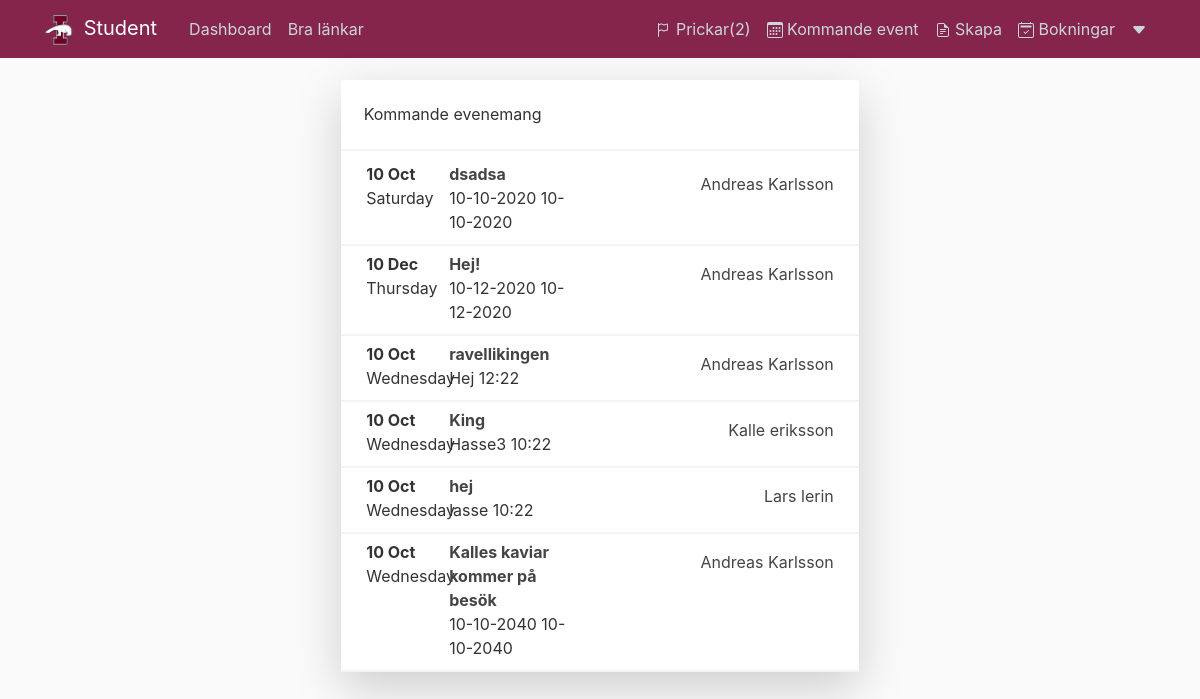
The page /upcomingevents (signed in) on the database its author committed.
### application/models.py (models this page shows, shortened)
class User_info(db.Model):
    id = db.Column(db.Integer,primary_key=True)
    user_id = db.Column(db.Integer, db.ForeignKey('user.id'))
    user_type = db.Column(db.String(), unique=False, default="student")
    food_preference = db.Column(db.String(), unique=False, default=None)
    gender = db.Column(db.String(), unique=False, default=None)
    warnings = db.Column(db.Integer(), unique=False, default=0)
    semester = db.Column(db.Integer(), unique=False, nullable=False)

class Post(db.Model):
    id = db.Column(db.Integer, primary_key=True)
    title = db.Column(db.String(), nullable=True, default=None)
    date_posted = db.Column(db.DateTime, nullable=False, default=datetime.utcnow)
    content = db.Column(db.Text,nullable=False)
    image_file = db.Column(db.String(), unique=False, default=None)
    youtube = db.Column(db.String(), nullable=True, default=None)
    user_id = db.Column(db.Integer, db.ForeignKey('user.id'), nullable=False)
    event_id = db.Column(db.Integer, db.ForeignKey('event.id'), nullable=True)
    replies = db.relationship('Reply', backref='post', lazy=True)
    likes = db.relationship('Like', backref='post', lazy=True)
    get_event = db.relationship('Event', backref='post', lazy=True)

class Event(db.Model):
    id = db.Column(db.Integer(), primary_key=True)
    event_name = db.Column(db.String())
    location = db.Column(db.String(), nullable=True, unique=False)
    event_date = db.Column(db.DateTime(), nullable=True, default=datetime.utcnow)
    event_time = db.Column(db.String(), nullable=True)
    last_registration = db.Column(db.DateTime, nullable=False, default=datetime.utcnow)
    max_participants = db.Column(db.Integer,unique=False, default=0)
    posts = db.relationship('Post', backref='event', lazy=True)
    attending = db.relationship('AttendingEvent', backref='event', lazy=True)

class User(UserMixin, db.Model):
    id = db.Column(db.Integer(), primary_key=True)
    username = db.Column(db.String(30), unique=False, nullable=False)
    email = db.Column(db.String(), unique=True, nullable=False)
    password = db.Column(db.String(), unique=False, nullable=False)
    image_file = db.Column(db.String(), default='default.jpg')
    user_info = db.relationship('User_info', backref='info')
    posts = db.relationship('Post', backref='author', lazy=True)
    attenindingevent = db.relationship('AttendingEvent', backref='user', lazy=True)
    replies = db.relationship('Reply', backref='user', lazy='dynamic')

### application/posts/routes.py (the view)
@posts.route('/upcomingevents', methods=['GET','POST'])
@login_required
def upcoming_events():
    page = request.args.get('page',1, type=int)
    event_id = Post.query.join(Event).filter(Post.event_id==Event.id, Event.event_date > datetime.now() - timedelta(days=1)).order_by(Event.event_date).paginate(page=page, per_page=8)
    user_info = User_info.query.filter_by(id=current_user.id).first()
    get_warnings = AttendingEvent.query.filter(AttendingEvent.warning=='warning').filter(AttendingEvent.user_id==current_user.id).all()
    user_warning = []
    for warning in get_warnings:
        event = Post.query.filter(Post.event_id==warning.event_id).first()
        user_warning.append(event)
    return render_template('upcoming_events.html', event_id=event_id, user_info=user_info, user_warning=user_warning)

### application/models.py (called while the page is built)
@login_manager.user_loader
def load_user(user_id):
    return User.query.get(int(user_id))

### application/templates/upcoming_events.html (shortened to what this page needs)
{% extends "layout.html" %}
{% block content %}
<link rel="stylesheet" type="text/css" href="{{url_for('static', filename='test.css')}}">
<section class="hero ">
    <div class="container ">
        <div class="row justify-content-center">
            <div class="col-lg-9">
                <div class="cardbox shadow-lg bg-white">
                    <div class="cardbox-heading">
                        <div class="media m-0">
                            <div class="media-body">
                                <p class="m-0">Kommande evenemang</p>
                            </div>
                        </div>
                    </div>
                    <div class="cardbox-item" style="margin-top:5px;">
                        {% for event_id in event_id.items %}
                        <div class="row booking-field" style="padding: 10px; margin-top:-4px;">
                          <div class="col-2"><b>{{ event_id.event.event_date.strftime( '%d %b') }}</b> <br>{{ event_id.event.event_date.strftime( '%A') }}
                          </div>
                          <div class="col-4"><b> <a class="article-title" href="{{ url_for('posts.post', post_id=event_id.id )}}"> {{ event_id.event.event_name  }}</a></b> <br>{{ event_id.event.location }} {{ event_id.event.event_time }}
                          </div>
                          <div class="col-6 text-right" style="margin-top: 10px;">
                            <a class="article-title" href="{{ url_for('posts.user_posts', id=event_id.author.id) }}">{{ event_id.author.username }}</a>
                          </div>
                      </div>
                       {% endfor %}
                    </div>
                  </div>
                </div>
              </div>
            </div>
          </div>
        </div>
{% endblock content %}

### application/templates/layout.html (shortened to what this page needs)
<!DOCTYPE html>
<html lang="sv">
<head>
     <link rel="stylesheet" href="https://stackpath.bootstrapcdn.com/bootstrap/4.3.1/css/bootstrap.min.css">
    <link rel="stylesheet" type="text/css" href="{{ url_for('static', filename='main.css') }}">
</head>
<body>
    <header class="site-header">
        <nav class="navbar navbar-expand-md navbar-dark bg-steel fixed-top">
          <div class="container">
            <a class="navbar-brand mr-4" href="/">
              <img class="headericon" src="{{ url_for('static', filename='isekicon.png') }}">
            </img>Student</a>
            <div class="collapse navbar-collapse" id="navbarToggle">
              <div class="navbar-nav mr-auto">
                <a class="nav-item nav-link" href="{{ url_for('user.dashboard') }}">Dashboard</a>
                <div class="dropdown">
                  <a class="nav-item nav-link" id="dropdownMenu" href="#" data-toggle="dropdown" aria-haspopup="true" aria-expanded="false">
                    Bra länkar
                  </a>
                </div>
              </div>
              <div class="navbar-nav">
                <a class="nav-item nav-link" href="/" data-toggle="modal" data-target="#WarningModalCenter"> Prickar({{ user_info.warnings }})</a>
                <a class="nav-item nav-link" href="/upcomingevents"> Kommande event </a>
                <div class="dropdown">
                    <a class="nav-item nav-link" id="dropdownMenu" href="#" data-toggle="dropdown" aria-haspopup="true" aria-expanded="false">
                      Skapa
                    </a>
                  </div>
                <a class="nav-item nav-link" href="/booking"> Bokningar</a>
                <div class="dropdown">
                    <a class="nav-item nav-link" id="dropdownMenu" data-toggle="dropdown" aria-haspopup="true" aria-expanded="false">
                        <svg class="bi bi-caret-down-fill" width="1em" height="1em" viewBox="0 0 16 16" fill="currentColor" xmlns="http://www.w3.org/2000/svg">
                            <path d="M7.247 11.14L2.451 5.658C1.885 5.013 2.345 4 3.204 4h9.592a1 1 0 01.753 1.659l-4.796 5.48a1 1 0 01-1.506 0z"/>
                          </svg>
                    </a>
                  </div>
              </div>
            </div>
          </div>
        </nav>
      </header>
      <main role="main" class="container">
        <div class="row d-flex justify-content-center">
          <div class="col-md-8">
              {% block content %}{% endblock %}
      </main>
</body>
</html>

### application/static/main.css (style rules this page uses)
body { background: #fafafa; color: #333333; margin-top: 5rem; }
.headericon { width: 30px; margin-right: 3px }
.col-lg-9 { width: 100,5%; }
.bg-steel { background-color: #72012eda; }
.site-header .navbar-nav .nav-link { color: #cbd5db; }
.article-title { color: #444444; margin-top: -70px; !important }

### application/static/test.css (style rules this page uses)
.hero { padding: 6.25rem 0px !important; margin: px !important; }
.cardbox { border-radius: 3px; margin-bottom: -50px; margin-top: -100px; padding: 0px !important; }
.cardbox .cardbox-heading { padding: 16px; margin: 0; border-bottom: 2px solid #f4f4f4; }
.booking-field { margin-left: 0px; margin-right: 0px; margin-top: 0px; margin-bottom: 0px; border-bottom: 2px solid #f4f4f4; }
.media { display: -ms-flexbox; display: flex; -ms-flex-align: start; align-items: flex-start; }
.d-flex { display: -ms-flexbox !important; display: flex !important; }
.media-body { -ms-flex: 1; flex: 1; padding: .4rem !important; }
.cardbox .cardbox-item { position: relative; display: block; }

### rows shown on the page
User_info: warnings "2"
Post: event.event_date "10 Oct", event.event_date "Saturday", event.event_name "dsadsa", event.location "10-10-2020", event.event_time "10-10-2020", author.username "Andreas Karlsson"
Post: event.event_date "10 Dec", event.event_date "Thursday", event.event_name "Hej!", event.location "10-12-2020", event.event_time "10-12-2020", author.username "Andreas Karlsson"
Post: event.event_date "10 Oct", event.event_date "Wednesday", event.event_name "ravellikingen", event.location "Hej", event.event_time "12:22", author.username "Andreas Karlsson"
Post: event.event_date "10 Oct", event.event_date "Wednesday", event.event_name "King", event.location "Hasse3", event.event_time "10:22", author.username "Kalle eriksson"
Post: event.event_date "10 Oct", event.event_date "Wednesday", event.event_name "hej", event.location "lasse", event.event_time "10:22", author.username "Lars lerin"
Post: event.event_date "10 Oct", event.event_date "Wednesday", event.event_name "Kalles kaviar kommer på besök", event.location "10-10-2040", event.event_time "10-10-2040", author.username "Andreas Karlsson"
